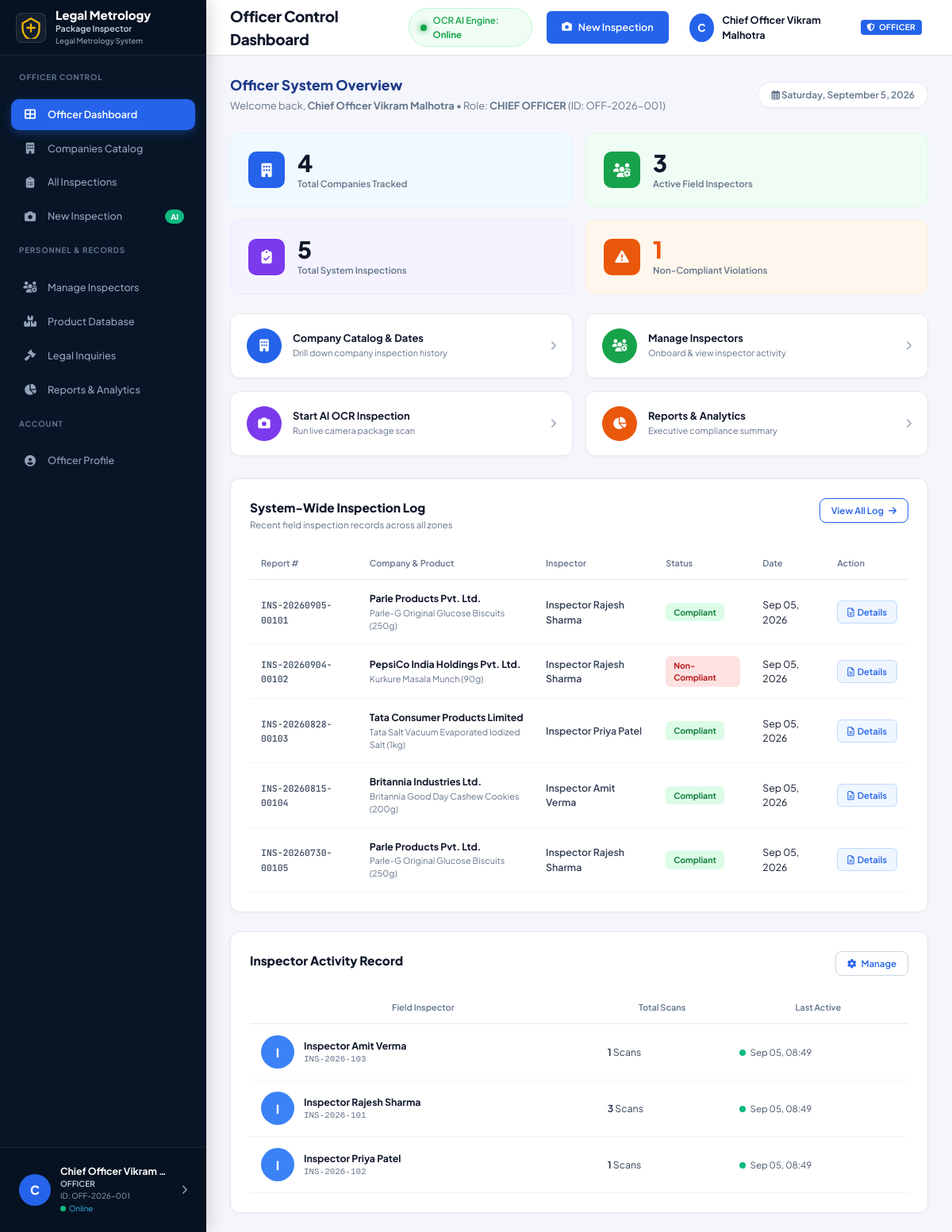
Screenshot of /pages/officer-dashboard.php (signed in) with the database file from the repository.
### tables this page shows
CREATE TABLE `inspections` (
    `id` INT AUTO_INCREMENT PRIMARY KEY,
    `inspection_number` VARCHAR(50) NOT NULL UNIQUE,
    `company_id` INT DEFAULT NULL,
    `product_id` INT DEFAULT NULL,
    `inspector_id` INT NOT NULL,
    `inspection_type` VARCHAR(100) DEFAULT 'Routine Market Inspection',
    `package_image_url` VARCHAR(500) DEFAULT NULL,
    `raw_ocr_text` LONGTEXT DEFAULT NULL,
    `extracted_json` JSON DEFAULT NULL,
    `overall_status` ENUM('COMPLIANT', 'NON_COMPLIANT', 'PENDING_REVIEW') NOT NULL DEFAULT 'COMPLIANT',
    `risk_level` ENUM('LOW', 'MEDIUM', 'HIGH', 'CRITICAL') DEFAULT 'LOW',
    `compliance_score` DECIMAL(5,2) NOT NULL DEFAULT 100.00,
    `notes` TEXT DEFAULT NULL,
    `inspection_date` DATETIME DEFAULT CURRENT_TIMESTAMP,
    `created_at` TIMESTAMP DEFAULT CURRENT_TIMESTAMP,
    FOREIGN KEY (`company_id`) REFERENCES `companies`(`id`) ON DELETE SET NULL,
    FOREIGN KEY (`product_id`) REFERENCES `products`(`id`) ON DELETE SET NULL,
    FOREIGN KEY (`inspector_id`) REFERENCES `users`(`id`) ON DELETE RESTRICT
);

CREATE TABLE `companies` (
    `id` INT AUTO_INCREMENT PRIMARY KEY,
    `company_name` VARCHAR(150) NOT NULL UNIQUE,
    `company_type` ENUM('Manufacturer', 'Packer', 'Importer', 'Manufacturer & Packer', 'Other') DEFAULT 'Manufacturer & Packer',
    `address` TEXT NOT NULL,
    `phone` VARCHAR(30) DEFAULT NULL,
    `email` VARCHAR(120) DEFAULT NULL,
    `website` VARCHAR(150) DEFAULT NULL,
    `status` ENUM('Active', 'Under Inquiry', 'Blacklisted') DEFAULT 'Active',
    `created_at` TIMESTAMP DEFAULT CURRENT_TIMESTAMP,
    `updated_at` TIMESTAMP DEFAULT CURRENT_TIMESTAMP ON UPDATE CURRENT_TIMESTAMP
);

CREATE TABLE `products` (
    `id` INT AUTO_INCREMENT PRIMARY KEY,
    `company_id` INT DEFAULT NULL,
    `gtin_barcode` VARCHAR(50) DEFAULT NULL,
    `product_name` VARCHAR(150) NOT NULL,
    `brand_name` VARCHAR(100) DEFAULT NULL,
    `category` VARCHAR(100) NOT NULL DEFAULT 'Packaged Commodities',
    `manufacturer_name` VARCHAR(150) NOT NULL,
    `total_inspections` INT DEFAULT 0,
    `total_violations` INT DEFAULT 0,
    `compliance_rate` DECIMAL(5,2) DEFAULT 100.00,
    `last_inspected_at` DATETIME DEFAULT NULL,
    `created_at` TIMESTAMP DEFAULT CURRENT_TIMESTAMP,
    FOREIGN KEY (`company_id`) REFERENCES `companies`(`id`) ON DELETE SET NULL
);

CREATE TABLE `users` (
    `id` INT AUTO_INCREMENT PRIMARY KEY,
    `employee_id` VARCHAR(50) NOT NULL UNIQUE,
    `full_name` VARCHAR(100) NOT NULL,
    `email` VARCHAR(120) NOT NULL UNIQUE,
    `password_hash` VARCHAR(255) NOT NULL,
    `role` ENUM('officer', 'inspector') NOT NULL DEFAULT 'inspector',
    `department` VARCHAR(100) DEFAULT 'Legal Metrology Enforcement',
    `designation` VARCHAR(100) DEFAULT 'Inspector',
    `office_region` VARCHAR(100) DEFAULT 'Zone 1 - Headquarters',
    `joining_date` DATE DEFAULT NULL,
    `phone` VARCHAR(20) DEFAULT NULL,
    `status` ENUM('Active', 'Inactive', 'Suspended') NOT NULL DEFAULT 'Active',
    `last_login` DATETIME DEFAULT NULL,
    `created_at` TIMESTAMP DEFAULT CURRENT_TIMESTAMP,
    `updated_at` TIMESTAMP DEFAULT CURRENT_TIMESTAMP ON UPDATE CURRENT_TIMESTAMP
);

### pages/officer-dashboard.php (the view, shortened to what the rows shown need)
<?php
require_once __DIR__ . '/../includes/header.php';
$db = getDB();
$recentInspections = [];
try {
    $recStmt = $db->query("
        SELECT i.*, p.product_name, c.company_name, u.full_name AS inspector_name
        FROM inspections i
        LEFT JOIN products p ON i.product_id = p.id
        LEFT JOIN companies c ON i.company_id = c.id
        LEFT JOIN users u ON i.inspector_id = u.id
        ORDER BY i.created_at DESC
        LIMIT 5
    ");
    $recentInspections = $recStmt->fetchAll();
} catch (Exception $e) {}
$inspectorActivity = [];
try {
    $actStmt = $db->query("
        SELECT u.id, u.full_name, u.employee_id, COUNT(i.id) AS total_scans, MAX(i.created_at) AS last_scan
        FROM users u
        LEFT JOIN inspections i ON u.id = i.inspector_id
        WHERE u.role = 'inspector'
        GROUP BY u.id
        ORDER BY last_scan DESC
    ");
    $inspectorActivity = $actStmt->fetchAll();
} catch (Exception $e) {}
?>
<div class="main-content">
    <?php require_once __DIR__ . '/../includes/navbar.php'; ?>
    <div class="content-body">
        <div class="dashboard-welcome-header">
            <div class="welcome-header-left">
                <h2 class="overview-title">Officer System Overview</h2>
            </div>
        </div>
        <div class="main-dashboard-grid">
            <div class="dashboard-panel-card">
                <div class="panel-card-body p-0">
                    <div class="table-responsive">
                        <table class="mockup-data-table">
                            <thead>
                                <tr>
                                    <th>Report #</th>
                                    <th>Company &amp; Product</th>
                                    <th>Inspector</th>
                                    <th>Status</th>
                                    <th>Date</th>
                                    <th>Action</th>
                                </tr>
                            </thead>
                            <tbody id="officerRecentTbody">
                                <?php if (!empty($recentInspections)): ?>
                                    <?php foreach ($recentInspections as $row): ?>
                                        <tr>
                                            <td class="col-report-id">
                                                <a href="inspection-details.php?id=<?php echo $row['id']; ?>" class="report-id-link">
                                                    <?php echo htmlspecialchars($row['inspection_number']); ?>
                                                </a>
                                            </td>
                                            <td class="col-company-prod">
                                                <div class="company-name-text"><?php echo htmlspecialchars($row['company_name'] ?? 'Company'); ?></div>
                                                <div class="product-name-text"><?php echo htmlspecialchars($row['product_name'] ?? 'Product'); ?></div>
                                            </td>
                                            <td class="col-inspector-name">
                                                <?php echo htmlspecialchars($row['inspector_name'] ?? 'Inspector'); ?>
                                            </td>
                                            <td class="col-status-badge">
                                                <?php if ($row['overall_status'] === 'COMPLIANT'): ?>
                                                    <span class="badge-pill-compliant">Compliant</span>
                                                <?php else: ?>
                                                    <span class="badge-pill-non-compliant">Non-Compliant</span>
                                                <?php endif; ?>
                                            </td>
                                            <td class="col-date-text">
                                                <?php echo date('M d, Y', strtotime($row['created_at'])); ?>
                                            </td>
                                            <td class="col-action-btn">
                                                <a href="inspection-details.php?id=<?php echo $row['id']; ?>" class="btn-table-details">
                                                    <i class="far fa-file-alt"></i> Details
                                                </a>
                                            </td>
                                        </tr>
                                    <?php endforeach; ?>
                                <?php else: ?>
                                    <tr><td colspan="6" class="empty-table-cell">No inspections logged yet.</td></tr>
                                <?php endif; ?>
                            </tbody>
                        </table>
                    </div>
                </div>
            </div>
            <div class="dashboard-panel-card">
                <div class="panel-card-body p-0">
                    <div class="table-responsive">
                        <table class="mockup-inspector-table">
                            <thead>
                                <tr>
                                    <th>Field Inspector</th>
                                    <th>Total Scans</th>
                                    <th>Last Active</th>
                                </tr>
                            </thead>
                            <tbody id="officerActivityTbody">
                                <?php if (!empty($inspectorActivity)): ?>
                                    <?php foreach ($inspectorActivity as $ins): ?>
                                        <?php
                                            $insInitial = strtoupper(substr($ins['full_name'], 0, 1));
                                            $lastActive = $ins['last_scan'] ? date('M d, H:i', strtotime($ins['last_scan'])) : 'Never';
                                            $hasScan = !empty($ins['last_scan']);
                                        ?>
                                        <tr>
                                            <td>
                                                <div class="inspector-profile-item">
                                                    <div class="inspector-avatar-circle">
                                                        <?php echo $insInitial; ?>
                                                    </div>
                                                    <div class="inspector-meta-box">
                                                        <div class="inspector-full-name"><?php echo htmlspecialchars($ins['full_name']); ?></div>
                                                        <div class="inspector-code-id"><?php echo htmlspecialchars($ins['employee_id']); ?></div>
                                                    </div>
                                                </div>
                                            </td>
                                            <td class="col-scans-count">
                                                <strong><?php echo number_format($ins['total_scans']); ?></strong> Scans
                                            </td>
                                            <td class="col-last-active">
                                                <span class="<?php echo $hasScan ? 'active-dot-green' : 'active-dot-grey'; ?>"></span>
                                                <?php echo $lastActive; ?>
                                            </td>
                                        </tr>
                                    <?php endforeach; ?>
                                <?php else: ?>
                                    <tr><td colspan="3" class="empty-table-cell">No active inspectors found.</td></tr>
                                <?php endif; ?>
                            </tbody>
                        </table>
                    </div>
                </div>
            </div>
        </div>
    </div>
</div>
    </div>
<?php require_once __DIR__ . '/../includes/footer.php'; ?>

### rows the page displays
inspections: inspection_number "INS-20260905-00101", company.company_name "Parle Products Pvt. Ltd.", product.product_name "Parle-G Original Glucose Biscuits (250g)", inspector.full_name "Inspector Rajesh Sharma", overall_status "Compliant", created_at "Sep 05, 2026"
inspections: inspection_number "INS-20260904-00102", company.company_name "PepsiCo India Holdings Pvt. Ltd.", product.product_name "Kurkure Masala Munch (90g)", inspector.full_name "Inspector Rajesh Sharma", overall_status "Non-Compliant", created_at "Sep 05, 2026"
inspections: inspection_number "INS-20260828-00103", company.company_name "Tata Consumer Products Limited", product.product_name "Tata Salt Vacuum Evaporated Iodized Salt (1kg)", inspector.full_name "Inspector Priya Patel", overall_status "Compliant", created_at "Sep 05, 2026"
inspections: inspection_number "INS-20260815-00104", company.company_name "Britannia Industries Ltd.", product.product_name "Britannia Good Day Cashew Cookies (200g)", inspector.full_name "Inspector Amit Verma", overall_status "Compliant", created_at "Sep 05, 2026"
inspections: inspection_number "INS-20260730-00105", company.company_name "Parle Products Pvt. Ltd.", product.product_name "Parle-G Original Glucose Biscuits (250g)", inspector.full_name "Inspector Rajesh Sharma", overall_status "Compliant", created_at "Sep 05, 2026"
users: full_name "I", full_name "Inspector Amit Verma", employee "INS-2026-103", total_scans "1", lastActive "Sep 05, 08:49"
users: full_name "I", full_name "Inspector Rajesh Sharma", employee "INS-2026-101", total_scans "3", lastActive "Sep 05, 08:49"
users: full_name "I", full_name "Inspector Priya Patel", employee "INS-2026-102", total_scans "1", lastActive "Sep 05, 08:49"

### other values shown
$userInitial "C"
$currentUser['name'] "Chief Officer Vikram…"
$currentUser['role'] "OFFICER"
$userEmpId "OFF-2026-001"
$headerTitle "Officer Control Dashboard"
$currentUser['name'] "Chief Officer Vikram Malhotra"
$totalCompanies "4"
$totalInspectors "3"
$totalInspections "5"
$nonCompliantCount "1"
